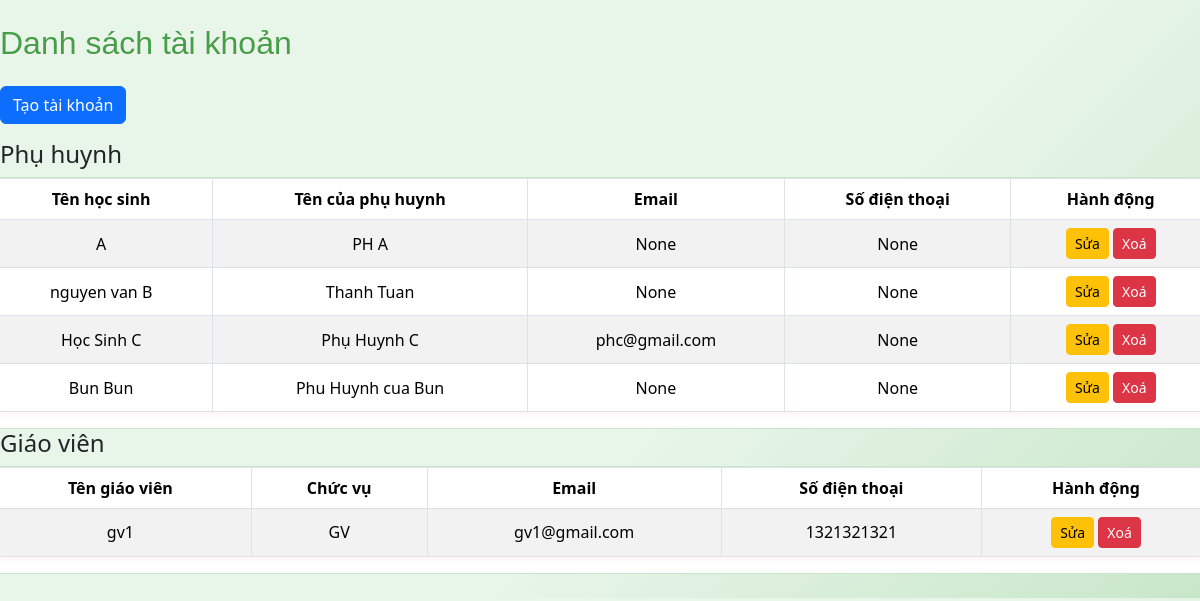
The page /accounts (signed in) on the database as committed earlier.
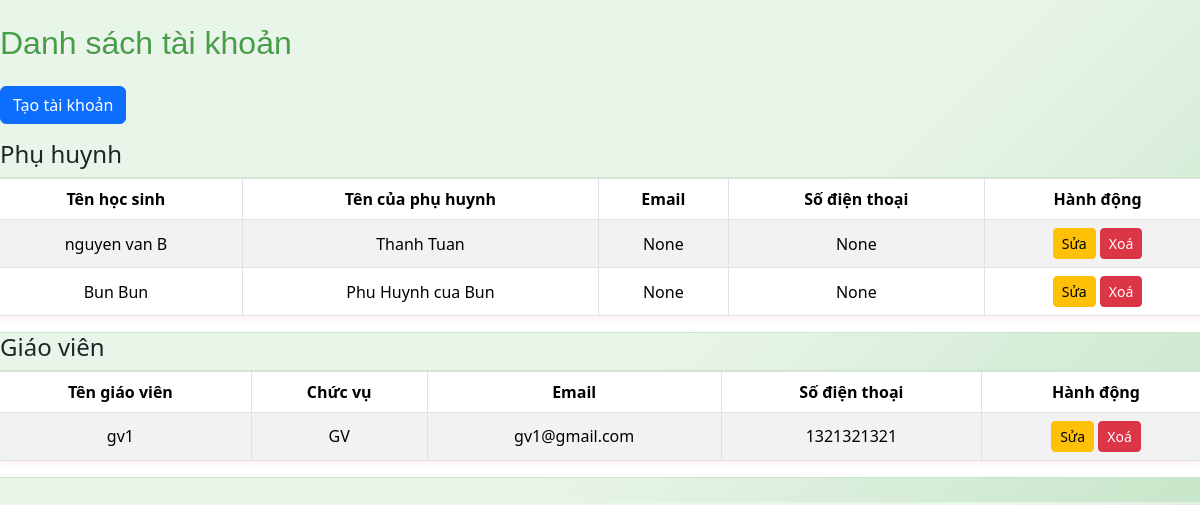
The same page on the database as committed later.
### app/models.py (models this page shows)
class Child(db.Model):
    id = db.Column(db.Integer, primary_key=True)
    name = db.Column(db.String(100), nullable=False)
    age = db.Column(db.Integer, nullable=False)
    parent_contact = db.Column(db.String(100), nullable=False)
    class_name = db.Column(db.String(100))
    birth_date = db.Column(db.String(20))
    status = db.Column(db.String(20), default='Chưa điểm danh')
    email = db.Column(db.String(100))
    phone = db.Column(db.String(20))
    password = db.Column(db.String(100))
    student_code = db.Column(db.String(20), unique=True, nullable=True)

class Staff(db.Model):
    id = db.Column(db.Integer, primary_key=True)
    name = db.Column(db.String(100), nullable=False)
    position = db.Column(db.String(100), nullable=False)
    contact_info = db.Column(db.String(100), nullable=False)
    email = db.Column(db.String(100))
    phone = db.Column(db.String(20))
    password = db.Column(db.String(100))

### app/routes.py (the view, shortened to what this page needs)
@main.route('/accounts', methods=['GET', 'POST'])
def accounts():
    ADMIN_USERNAME = 'admin'
    ADMIN_PASSWORD = 'admin123'
    parents = Child.query.all()
    teachers = Staff.query.all()
    mobile = is_mobile()
    show_sensitive = session.get('role') == 'admin'
    def mask_user(u):
        return {
            'id': u.id,
            'name': u.name,
            'email': u.email if show_sensitive else 'Ẩn',
            'phone': u.phone if show_sensitive else 'Ẩn',
            'student_code': getattr(u, 'student_code', None) if show_sensitive else 'Ẩn',
            'class_name': getattr(u, 'class_name', None) if show_sensitive else 'Ẩn',
            'parent_contact': getattr(u, 'parent_contact', None) if show_sensitive else 'Ẩn',
            'position': getattr(u, 'position', None) if show_sensitive else 'Ẩn',
        }
    masked_parents = [mask_user(p) for p in parents]
    masked_teachers = [mask_user(t) for t in teachers]
    return render_template('accounts.html', parents=masked_parents, teachers=masked_teachers, show_modal=False, title='Quản lý tài khoản', mobile=mobile)

### app/__init__.py (called while the page is built)
def create_app():
    app = Flask(__name__)
    app.config['SECRET_KEY'] = 'your-secret-key'
    app.config['SQLALCHEMY_DATABASE_URI'] = 'sqlite:///site.db'
    app.config['SQLALCHEMY_TRACK_MODIFICATIONS'] = False
    db.init_app(app)
    migrate = Migrate(app, db)
    csrf = CSRFProtect(app)
    @app.context_processor
    def inject_csrf_token():
        from flask_wtf.csrf import generate_csrf
        return dict(csrf_token=generate_csrf)
    from app.routes import main
    app.register_blueprint(main)
    return app

### app/routes.py (called while the page is built)
def is_mobile():
    ua = request.user_agent.string.lower()
    return 'mobile' in ua or 'android' in ua or 'iphone' in ua

### app/templates/accounts.html (shortened to what this page needs)
<!DOCTYPE html>
<html lang="en">
<head>
    <link rel="stylesheet" href="{{ url_for('static', filename='css/style.css') }}">
    <link rel="stylesheet" href="https://cdn.jsdelivr.net/npm/bootstrap@5.3.3/dist/css/bootstrap.min.css">
</head>
<body>
    <div class="container-fluid mt-4 mb-4 px-0">
        <h2 class="mb-4" style="color:#43a047;">Danh sách tài khoản</h2>
        {% if session['role'] == 'admin' %}
        <a href="/accounts/create" class="btn btn-primary mb-3">Tạo tài khoản</a>
        {% endif %}
        <h4>Phụ huynh</h4>
        <div class="table-responsive accounts-table-wrapper">
        <table class="table table-bordered table-striped {% if mobile %}accounts-table-mobile{% else %}accounts-table-desktop{% endif %}">
            <thead>
                <tr>
                    <th>Tên học sinh</th>
                    <th>Tên của phụ huynh</th>
                    <th>Email</th>
                    <th>Số điện thoại</th>
                    {% if session['role'] == 'admin' %}
                    <th>Hành động</th>
                    {% endif %}
                </tr>
            </thead>
            <tbody>
                {% for child in parents %}
                <tr>
                    <td>{{ child.name }}</td>
                    <td>{{ child.parent_contact }}</td>
                    <td>{{ child.email }}</td>
                    <td>{{ child.phone }}</td>
                    {% if session['role'] == 'admin' %}
                    <td>
                        <a href="/accounts/{{ child.id }}/edit" class="btn btn-warning btn-sm"> Sửa</a>
                        <form method="POST" action="/accounts/parent/{{ child.id }}/delete" style="display:inline;" onsubmit="return confirm('Bạn có chắc muốn xoá tài khoản này?');">
                            <button type="submit" class="btn btn-danger btn-sm"> Xoá</button>
                        </form>
                    </td>
                    {% endif %}
                </tr>
                {% endfor %}
            </tbody>
        </table>
        </div>
        <h4>Giáo viên</h4>
        <div class="table-responsive accounts-table-wrapper">
        <table class="table table-bordered table-striped {% if mobile %}accounts-table-mobile{% else %}accounts-table-desktop{% endif %}">
            <thead>
                <tr>
                    <th>Tên giáo viên</th>
                    <th>Chức vụ</th>
                    <th>Email</th>
                    <th>Số điện thoại</th>
                    {% if session['role'] == 'admin' %}
                    <th>Hành động</th>
                    {% endif %}
                </tr>
            </thead>
            <tbody>
                {% for teacher in teachers %}
                <tr>
                    <td>{{ teacher.name }}</td>
                    <td>{{ teacher.position }}</td>
                    <td>{{ teacher.email }}</td>
                    <td>{{ teacher.phone }}</td>
                    {% if session['role'] == 'admin' %}
                    <td>
                        <a href="/accounts/{{ teacher.id }}/edit" class="btn btn-warning btn-sm"> Sửa</a>
                        <form method="POST" action="/accounts/teacher/{{ teacher.id }}/delete" style="display:inline;" onsubmit="return confirm('Bạn có chắc muốn xoá tài khoản này?');">
                            <button type="submit" class="btn btn-danger btn-sm"> Xoá</button>
                        </form>
                    </td>
                    {% endif %}
                </tr>
                {% endfor %}
            </tbody>
        </table>
        </div>
    </div>
</body>
</html>

Rows that differ between the two databases and show on the page:
removed Child: name "A", parent_contact "PH A", email "None", phone "None"
removed Child: name "Học Sinh C", parent_contact "Phụ Huynh C", email "phc@gmail.com", phone "None"
